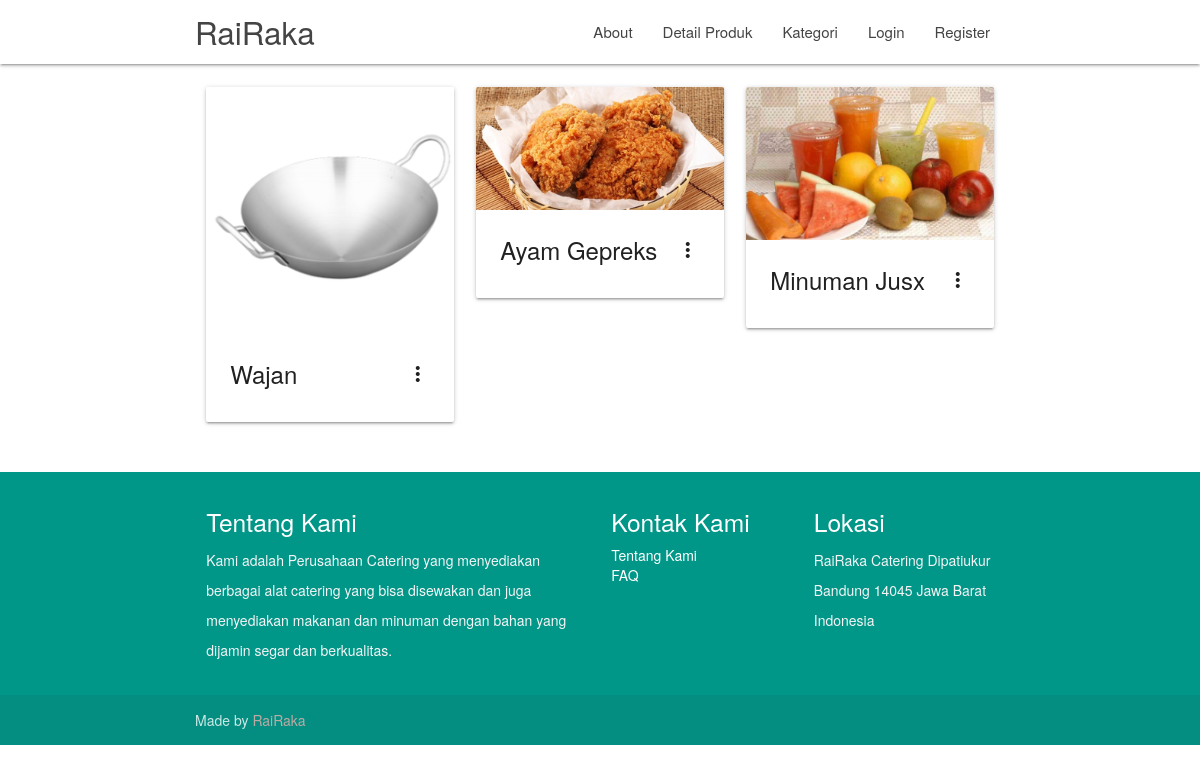
Screenshot of /produk with the database file from the repository.
### tables this page shows
CREATE TABLE `posts` (
  `id` int(11) NOT NULL AUTO_INCREMENT,
  `category_id` int(11) NOT NULL,
  `admin_id` int(11) NOT NULL,
  `title` varchar(255) NOT NULL,
  `price` double DEFAULT NULL,
  `slug` varchar(255) NOT NULL,
  `body` text NOT NULL,
  `post_image` varchar(255) NOT NULL,
  `created_at` timestamp NOT NULL DEFAULT CURRENT_TIMESTAMP,
  PRIMARY KEY (`id`),
  KEY `user_id` (`admin_id`),
  KEY `category_id` (`category_id`),
  CONSTRAINT `posts_ibfk_1` FOREIGN KEY (`admin_id`) REFERENCES `admin` (`admin_id`) ON DELETE CASCADE ON UPDATE CASCADE,
  CONSTRAINT `posts_ibfk_2` FOREIGN KEY (`category_id`) REFERENCES `categories` (`category_id`) ON DELETE CASCADE ON UPDATE CASCADE
);

### application/controllers/Posts.php (called while the page is built, shortened)
<?php
	class Posts extends CI_Controller{
		function __construct()
{
  $this->load->helper('text');
}
		public function get($offset = 0){
			$config['per_page'] = 10;
			$this->load->model('post_model');
			$data['title'] = 'Latest Posts';
			$data['posts'] = $this->post_model->get_posts(FALSE, $config['per_page'], $offset);
			$this->load->view('templates/header');
			$this->load->view('pages/pesan', $data);
			$this->load->view('templates/footer');
		}
	}

### index.php (called while the page is built, shortened)
<?php
require_once BASEPATH.'core/CodeIgniter.php';

### application/models/Post_model.php (called while the page is built, shortened)
<?php
	class Post_model extends CI_Model{
		public function get_posts($slug = FALSE, $limit = FALSE, $offset = FALSE){
			if($limit){
				$this->db->limit($limit, $offset);
			}
			if($slug === FALSE){
				$this->db->order_by('posts.id', 'DESC');
				$this->db->join('categories', 'categories.category_id = posts.category_id');
				$query = $this->db->get('posts');
				return $query->result_array();
			}
			$query = $this->db->get_where('posts', array('slug' => $slug));
			return $query->row_array();
		}
	}

### application/views/pages/pesan.php (the view, shortened to what this page needs)
<div class="container">
	<div class="section">
		<div class="row">
			<?php foreach($posts as $post) : ?>
			<div class="col s12 m4">
				<div class="card">
					<div class="card-image waves-effect waves-block waves-light">
						<img class="activator" src="<?php echo site_url(); ?>assets/img/posts/<?php echo $post['post_image']; ?>">
					</div>
					<div class="card-content">
						<span class="card-title activator grey-text text-darken-4">
							<?php echo $post['title']; ?>
							<i class="material-icons right">more_vert</i>
						</span>
					</div>
				</div>
			</div>
			<?php endforeach; ?>
		</div>
	</div>
</div>

### rows the page displays
posts: post_image (picture), title "Wajan"
posts: post_image (picture), title "Ayam Gepreks"
posts: post_image (picture), title "Minuman Jusx"
